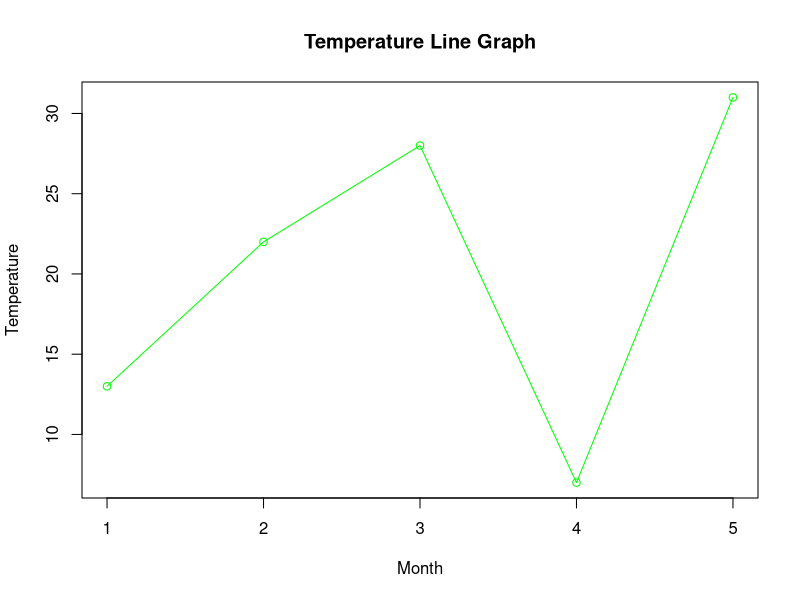

Here is the R script that generated this plot:
v <- c(13, 22, 28, 7, 31)

plot(v, type = "o", col = "green",
     xlab = "Month",
     ylab = "Temperature",
     main = "Temperature Line Graph")
